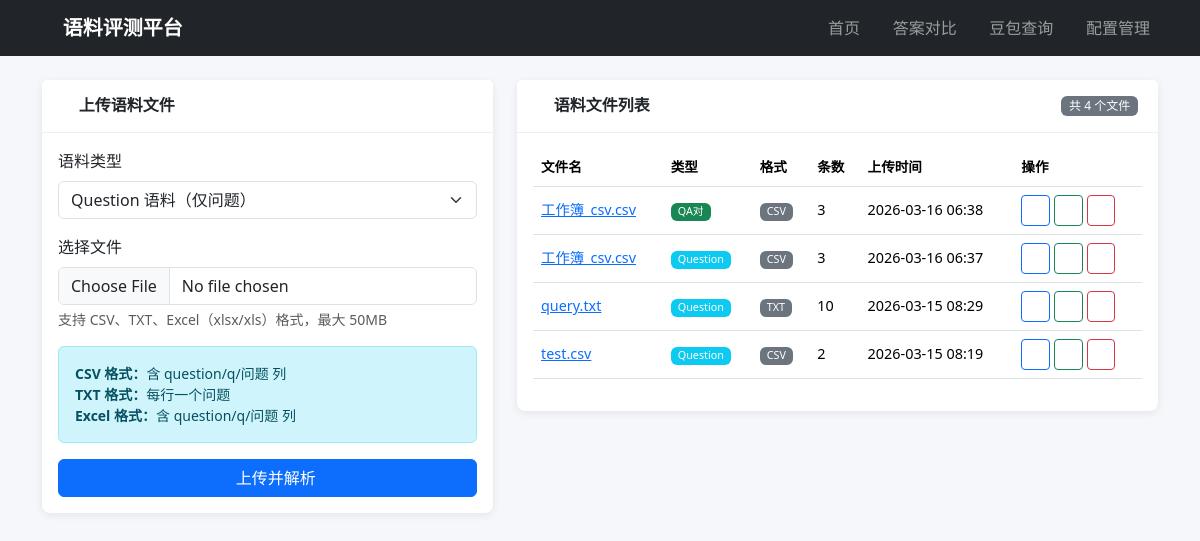
Before: / with the older database file.
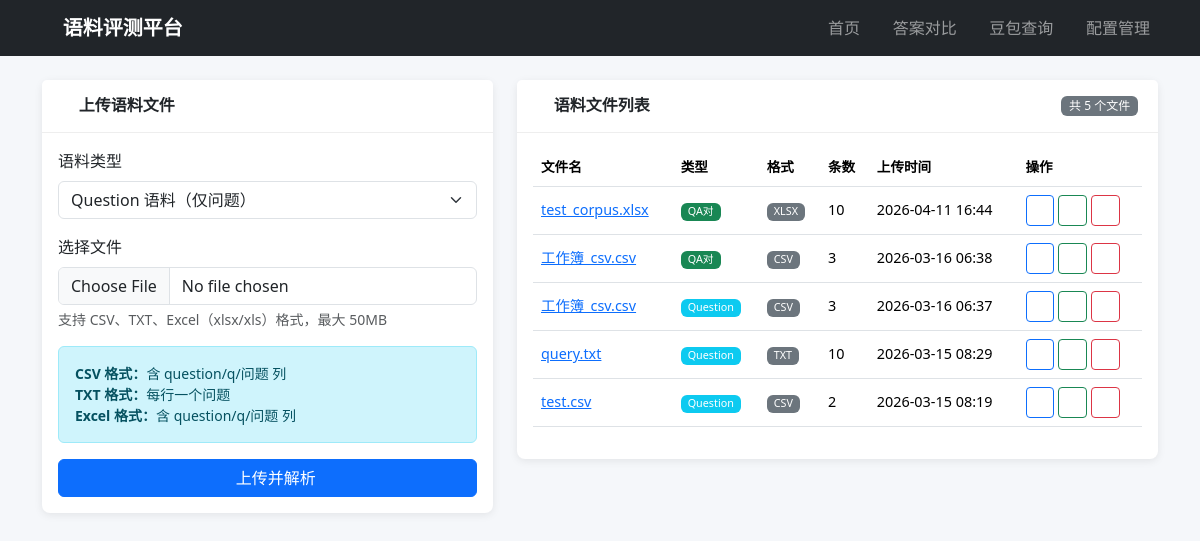
After: the same page with the newer database file.
### models.py (models this page shows)
class CorpusFile(db.Model):
    __tablename__ = 'corpus_file'
    id = db.Column(db.Integer, primary_key=True)
    filename = db.Column(db.String(500), nullable=False)
    original_name = db.Column(db.String(500), nullable=False)
    file_type = db.Column(db.String(10), nullable=False)  # csv / txt
    corpus_type = db.Column(db.String(20), nullable=False)  # question / qa
    record_count = db.Column(db.Integer, default=0)
    created_at = db.Column(db.DateTime, default=datetime.utcnow)
    items = db.relationship('CorpusItem', backref='corpus_file', lazy=True, cascade='all, delete-orphan')

### app.py (the view)
@app.route('/')
def index():
    files = CorpusFile.query.order_by(CorpusFile.created_at.desc()).all()
    configs = LLMConfig.query.all()
    return render_template('index.html', files=files, configs=configs)

### templates/index.html (shortened to what the changed rows need)
{% extends "base.html" %}
{% block content %}
<div class="row">
    <div class="col-md-7">
        <div class="card">
            <div class="card-header d-flex justify-content-between align-items-center">
                <h5><i class="bi bi-folder2-open"></i> 语料文件列表</h5>
                <span class="badge bg-secondary">共 {{ files|length }} 个文件</span>
            </div>
            <div class="card-body">
                {% if files %}
                <div class="table-responsive">
                    <table class="table table-hover">
                        <thead>
                            <tr>
                                <th>文件名</th>
                                <th>类型</th>
                                <th>格式</th>
                                <th>条数</th>
                                <th>上传时间</th>
                                <th>操作</th>
                            </tr>
                        </thead>
                        <tbody>
                            {% for file in files %}
                            <tr>
                                <td>
                                    <a href="/corpus/{{ file.id }}">{{ file.original_name }}</a>
                                </td>
                                <td>
                                    {% if file.corpus_type == 'question' %}
                                    <span class="badge bg-info">Question</span>
                                    {% else %}
                                    <span class="badge bg-success">QA对</span>
                                    {% endif %}
                                </td>
                                <td><span class="badge bg-secondary">{{ file.file_type|upper }}</span></td>
                                <td>{{ file.record_count }}</td>
                                <td>{{ file.created_at.strftime('%Y-%m-%d %H:%M') }}</td>
                                <td>
                                    <a href="/corpus/{{ file.id }}" class="btn btn-sm btn-outline-primary">
                                        <i class="bi bi-eye"></i>
                                    </a>
                                    <a href="/api/export/{{ file.id }}" class="btn btn-sm btn-outline-success">
                                        <i class="bi bi-download"></i>
                                    </a>
                                    <button class="btn btn-sm btn-outline-danger" onclick="deleteCorpus({{ file.id }})">
                                        <i class="bi bi-trash"></i>
                                    </button>
                                </td>
                            </tr>
                            {% endfor %}
                        </tbody>
                    </table>
                </div>
                {% else %}
                <div class="text-center text-muted py-5">
                    <i class="bi bi-inbox" style="font-size: 3rem;"></i>
                    <p class="mt-2">暂无语料文件，请上传语料</p>
                </div>
                {% endif %}
            </div>
        </div>
    </div>
</div>
{% endblock %}

Changed rows visible on the page:
added CorpusFile: original_name "test_corpus.xlsx", corpus_type "QA对", file_type "XLSX", record_count "10", created_at "2026-04-11 16:44"
Other visible differences:
{{ files|length }}: "4" → "5"
